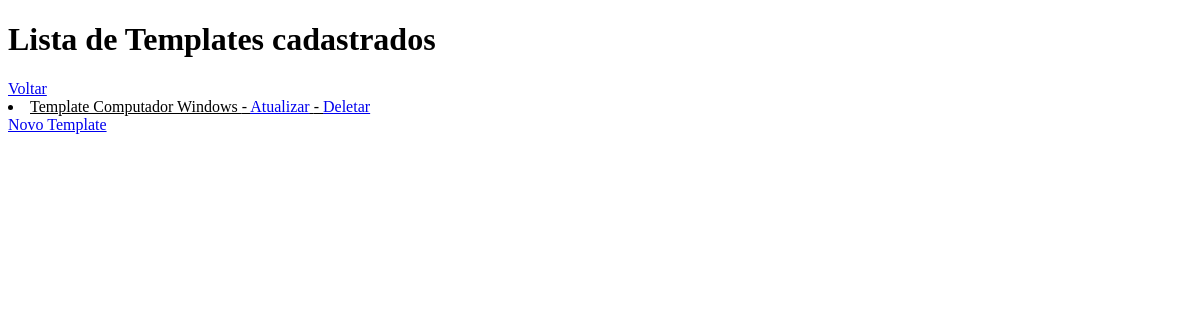
/lista_template/, run on an earlier commit of the app's database.
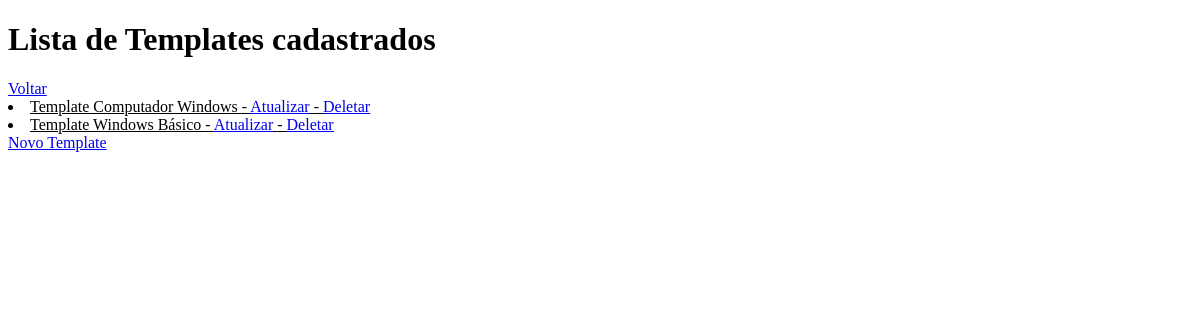
And on a later commit of the database.
### hosts/models.py (models this page shows)
class Template(models.Model):
    template_nome = models.CharField(max_length=100)
    template_item = models.ManyToManyField(Item)
    template_observacoes = models.TextField(null=True, blank=True)
    def __str__(self):
        return self.template_nome

### hosts/views.py (the view)
# urls.py: path('lista_template/', listaTemplate, name='url_listaTemplate'),
def listaTemplate(request):  # Função recebe request do navegador
    data = {'lista_templates': Template.objects.all()}  # Cria um dicionário chamado 'data' com uma lista dentro chamada
    return render(request, 'hosts/listaTemplates.html', data)  # Retorna a request, template e dicionario criado na

### hosts/templates/hosts/listaTemplates.html (shortened to what this page needs)
<!DOCTYPE html>
<html lang="en">
<head>
</head>
<body>
<h1>Lista de Templates cadastrados</h1>
<a href="{% url 'url_home' %}">Voltar</a>
<u>
    {% for Templates in lista_templates %}
        <li>{{ Templates }} - <a href="{% url 'url_atualizaTemplate' Templates.id %}">Atualizar</a> -
            <a href="{% url 'url_delataTemplate' Templates.id %}">Deletar</a> </li>
    {% endfor %}
</u>
<a href="{% url 'url_novoTemplate' %}">Novo Template</a>
</body>
</html>

What changed in the data, as far as the page shows it:
added Template: template_nome "Template Windows Básico"
